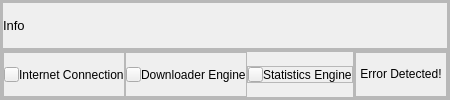
        <widget class="QFrame" name="frame_status">
         <property name="sizePolicy">
          <sizepolicy hsizetype="Preferred" vsizetype="Preferred">
           <horstretch>0</horstretch>
           <verstretch>0</verstretch>
          </sizepolicy>
         </property>
         <property name="frameShape">
          <enum>QFrame::StyledPanel</enum>
         </property>
         <property name="frameShadow">
          <enum>QFrame::Raised</enum>
         </property>
         <layout class="QVBoxLayout" name="verticalLayout_23">
          <property name="spacing">
           <number>0</number>
          </property>
          <property name="leftMargin">
           <number>0</number>
          </property>
          <property name="topMargin">
           <number>0</number>
          </property>
          <property name="rightMargin">
           <number>0</number>
          </property>
          <property name="bottomMargin">
           <number>0</number>
          </property>
          <item>
           <widget class="QFrame" name="frame_message_container">
            <property name="frameShape">
             <enum>QFrame::StyledPanel</enum>
            </property>
            <property name="frameShadow">
             <enum>QFrame::Raised</enum>
            </property>
            <layout class="QVBoxLayout" name="verticalLayout_24">
             <property name="spacing">
              <number>0</number>
             </property>
             <property name="leftMargin">
              <number>0</number>
             </property>
             <property name="topMargin">
              <number>0</number>
             </property>
             <property name="rightMargin">
              <number>0</number>
             </property>
             <property name="bottomMargin">
              <number>0</number>
             </property>
             <item>
              <widget class="QFrame" name="frame_message">
               <property name="frameShape">
                <enum>QFrame::StyledPanel</enum>
               </property>
               <property name="frameShadow">
                <enum>QFrame::Raised</enum>
               </property>
               <layout class="QVBoxLayout" name="verticalLayout_25">
                <property name="spacing">
                 <number>0</number>
                </property>
                <property name="leftMargin">
                 <number>0</number>
                </property>
                <property name="topMargin">
                 <number>0</number>
                </property>
                <property name="rightMargin">
                 <number>0</number>
                </property>
                <property name="bottomMargin">
                 <number>0</number>
                </property>
                <item>
                 <widget class="QLabel" name="labelInfo">
                  <property name="font">
                   <font>
                    <family>Tahoma</family>
                    <pointsize>10</pointsize>
                   </font>
                  </property>
                  <property name="text">
                   <string>Info</string>
                  </property>
                  <property name="wordWrap">
                   <bool>true</bool>
                  </property>
                 </widget>
                </item>
               </layout>
              </widget>
             </item>
            </layout>
           </widget>
          </item>
          <item>
           <widget class="QFrame" name="frame_indicator">
            <property name="frameShape">
             <enum>QFrame::StyledPanel</enum>
            </property>
            <property name="frameShadow">
             <enum>QFrame::Raised</enum>
            </property>
            <layout class="QHBoxLayout" name="horizontalLayout_13">
             <property name="spacing">
              <number>0</number>
             </property>
             <property name="leftMargin">
              <number>0</number>
             </property>
             <property name="topMargin">
              <number>0</number>
             </property>
             <property name="rightMargin">
              <number>0</number>
             </property>
             <property name="bottomMargin">
              <number>0</number>
             </property>
             <item>
              <widget class="QFrame" name="frame_indicator_left">
               <property name="frameShape">
                <enum>QFrame::StyledPanel</enum>
               </property>
               <property name="frameShadow">
                <enum>QFrame::Raised</enum>
               </property>
               <layout class="QHBoxLayout" name="horizontalLayout_14">
                <property name="spacing">
                 <number>0</number>
                </property>
                <property name="leftMargin">
                 <number>0</number>
                </property>
                <property name="topMargin">
                 <number>0</number>
                </property>
                <property name="rightMargin">
                 <number>0</number>
                </property>
                <property name="bottomMargin">
                 <number>0</number>
                </property>
                <item alignment="Qt::AlignHCenter">
                 <widget class="QFrame" name="frame_internet_connection">
                  <property name="frameShape">
                   <enum>QFrame::StyledPanel</enum>
                  </property>
                  <property name="frameShadow">
                   <enum>QFrame::Raised</enum>
                  </property>
                  <layout class="QGridLayout" name="gridLayout_11">
                   <property name="leftMargin">
                    <number>0</number>
                   </property>
                   <property name="topMargin">
                    <number>0</number>
                   </property>
                   <property name="rightMargin">
                    <number>0</number>
                   </property>
                   <property name="bottomMargin">
                    <number>0</number>
                   </property>
                   <property name="spacing">
                    <number>0</number>
                   </property>
                   <item row="0" column="0" alignment="Qt::AlignLeft">
                    <widget class="QPushButton" name="buttonInternetConnection">
                     <property name="sizePolicy">
                      <sizepolicy hsizetype="Fixed" vsizetype="Fixed">
                       <horstretch>0</horstretch>
                       <verstretch>0</verstretch>
                      </sizepolicy>
                     </property>
                     <property name="minimumSize">
                      <size>
                       <width>15</width>
                       <height>15</height>
                      </size>
                     </property>
                     <property name="maximumSize">
                      <size>
                       <width>15</width>
                       <height>15</height>
                      </size>
                     </property>
                     <property name="text">
                      <string/>
                     </property>
                    </widget>
                   </item>
                   <item row="0" column="1" alignment="Qt::AlignLeft">
                    <widget class="QLabel" name="label_12">
                     <property name="sizePolicy">
                      <sizepolicy hsizetype="Fixed" vsizetype="Preferred">
                       <horstretch>0</horstretch>
                       <verstretch>0</verstretch>
                      </sizepolicy>
                     </property>
                     <property name="text">
                      <string>Internet Connection</string>
                     </property>
                    </widget>
                   </item>
                  </layout>
                 </widget>
                </item>
                <item alignment="Qt::AlignHCenter">
                 <widget class="QFrame" name="frame_14">
                  <property name="frameShape">
                   <enum>QFrame::StyledPanel</enum>
                  </property>
                  <property name="frameShadow">
                   <enum>QFrame::Raised</enum>
                  </property>
                  <layout class="QGridLayout" name="gridLayout_10">
                   <property name="leftMargin">
                    <number>0</number>
                   </property>
                   <property name="topMargin">
                    <number>0</number>
                   </property>
                   <property name="rightMargin">
                    <number>0</number>
                   </property>
                   <property name="bottomMargin">
                    <number>0</number>
                   </property>
                   <property name="spacing">
                    <number>0</number>
                   </property>
                   <item row="0" column="0" alignment="Qt::AlignLeft">
                    <widget class="QPushButton" name="buttonDownloaderEngine">
                     <property name="minimumSize">
                      <size>
                       <width>15</width>
                       <height>15</height>
                      </size>
                     </property>
                     <property name="maximumSize">
                      <size>
                       <width>15</width>
                       <height>15</height>
                      </size>
                     </property>
                     <property name="text">
                      <string/>
                     </property>
                    </widget>
                   </item>
                   <item row="0" column="1" alignment="Qt::AlignLeft">
                    <widget class="QLabel" name="label_11">
                     <property name="text">
                      <string>Downloader Engine</string>
                     </property>
                    </widget>
                   </item>
                  </layout>
                 </widget>
                </item>
                <item alignment="Qt::AlignHCenter|Qt::AlignVCenter">
                 <widget class="QFrame" name="frame_10">
                  <property name="frameShape">
                   <enum>QFrame::StyledPanel</enum>
                  </property>
                  <property name="frameShadow">
                   <enum>QFrame::Raised</enum>
                  </property>
                  <layout class="QGridLayout" name="gridLayout_7">
                   <property name="leftMargin">
                    <number>0</number>
                   </property>
                   <property name="topMargin">
                    <number>0</number>
                   </property>
                   <property name="rightMargin">
                    <number>0</number>
                   </property>
                   <property name="bottomMargin">
                    <number>0</number>
                   </property>
                   <property name="spacing">
                    <number>0</number>
                   </property>
                   <item row="0" column="0" alignment="Qt::AlignLeft">
                    <widget class="QPushButton" name="buttonStatisticsEngine">
                     <property name="minimumSize">
                      <size>
                       <width>15</width>
                       <height>15</height>
                      </size>
                     </property>
                     <property name="maximumSize">
                      <size>
                       <width>15</width>
                       <height>15</height>
                      </size>
                     </property>
                     <property name="text">
                      <string/>
                     </property>
                    </widget>
                   </item>
                   <item row="0" column="1" alignment="Qt::AlignLeft">
                    <widget class="QLabel" name="label_2">
                     <property name="text">
                      <string>Statistics Engine</string>
                     </property>
                    </widget>
                   </item>
                  </layout>
                 </widget>
                </item>
               </layout>
              </widget>
             </item>
             <item>
              <widget class="QFrame" name="frame_indicator_right">
               <property name="frameShape">
                <enum>QFrame::StyledPanel</enum>
               </property>
               <property name="frameShadow">
                <enum>QFrame::Raised</enum>
               </property>
               <layout class="QHBoxLayout" name="horizontalLayout_15">
                <property name="spacing">
                 <number>0</number>
                </property>
                <property name="leftMargin">
                 <number>0</number>
                </property>
                <property name="topMargin">
                 <number>0</number>
                </property>
                <property name="rightMargin">
                 <number>0</number>
                </property>
                <property name="bottomMargin">
                 <number>0</number>
                </property>
                <item>
                 <widget class="QFrame" name="frame_6">
                  <property name="frameShape">
                   <enum>QFrame::StyledPanel</enum>
                  </property>
                  <property name="frameShadow">
                   <enum>QFrame::Raised</enum>
                  </property>
                 </widget>
                </item>
                <item>
                 <widget class="QFrame" name="frame_error">
                  <property name="frameShape">
                   <enum>QFrame::StyledPanel</enum>
                  </property>
                  <property name="frameShadow">
                   <enum>QFrame::Raised</enum>
                  </property>
                  <layout class="QHBoxLayout" name="horizontalLayout_16">
                   <property name="spacing">
                    <number>0</number>
                   </property>
                   <property name="leftMargin">
                    <number>0</number>
                   </property>
                   <property name="topMargin">
                    <number>0</number>
                   </property>
                   <property name="rightMargin">
                    <number>0</number>
                   </property>
                   <property name="bottomMargin">
                    <number>0</number>
                   </property>
                   <item alignment="Qt::AlignRight">
                    <widget class="QPushButton" name="buttonErrorDetected">
                     <property name="toolTip">
                      <string>&lt;html&gt;&lt;head/&gt;&lt;body&gt;&lt;p&gt;Error Detected!&lt;/p&gt;&lt;p&gt;Click to view Error Details.&lt;/p&gt;&lt;/body&gt;&lt;/html&gt;</string>
                     </property>
                     <property name="text">
                      <string>Error Detected!</string>
                     </property>
                     <property name="icon">
                      <iconset resource="../../jbadonaiVideoDownloader/icons.qrc">
                       <normaloff>:/red icons/red icon/alert-triangle.svg</normaloff>:/red icons/red icon/alert-triangle.svg</iconset>
                     </property>
                     <property name="iconSize">
                      <size>
                       <width>20</width>
                       <height>20</height>
                      </size>
                     </property>
                     <property name="flat">
                      <bool>true</bool>
                     </property>
                    </widget>
                   </item>
                  </layout>
                 </widget>
                </item>
               </layout>
              </widget>
             </item>
            </layout>
           </widget>
          </item>
         </layout>
        </widget>
